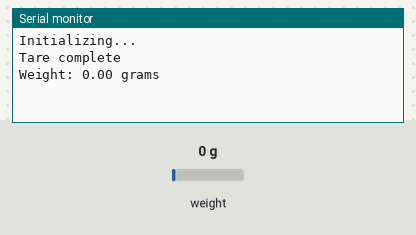
The sketch below on a simulated Arduino Uno, built with avr-gcc and run on an emulated ATmega328P. Shown: the last lines printed to the serial monitor. The test bench sets the inputs (shaded band); at power-on: weight on the scale 0 g.

Above: at 4.2 s.
4.3 s: weight on the scale set to 100 g
At 6.6 s:
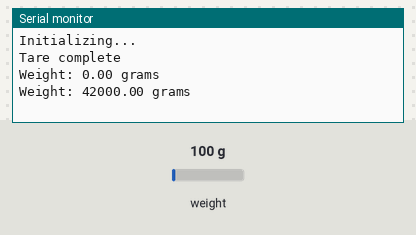
6.8 s: weight on the scale set to 1250 g
At 8.6 s:
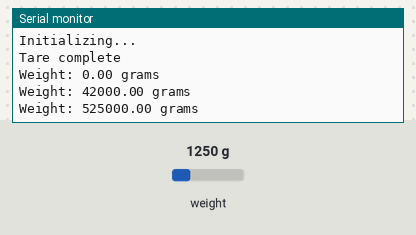
Timing chart, 0 to 10.1 s (numbered marks = the images above; inputs shaded):
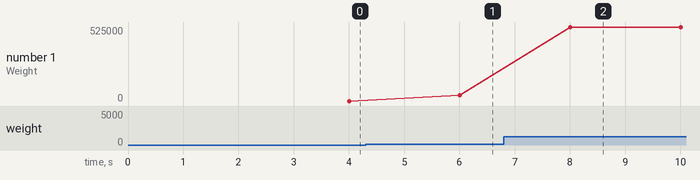

The sketch:

sketch.ino
```cpp
#include "HX711.h"

// HX711 pins
#define DT 3
#define SCK 2

HX711 scale;

float calibration_factor = -1000; // Change this after calibration

void setup() {
  Serial.begin(9600);

  scale.begin(DT, SCK);

  Serial.println("Initializing...");
  delay(2000);

  // Reset scale
  scale.set_scale();
  scale.tare();  // Reset weight to 0

  Serial.println("Tare complete");
}

void loop() {
  // Read weight
  float weight = scale.get_units(10); // average of 10 readings

  Serial.print("Weight: ");
  Serial.print(weight);
  Serial.println(" grams");

  delay(1000);
}
```

Measured:
- after the input at 4.3 s, the serial monitor: prints a new line after 1.7 s (image 1)
- after the input at 6.8 s, the serial monitor: prints a new line after 1.2 s (image 2)
- plotted number 1: 0 → 42000 after the input at 4.3 s, 42000 → 525000 after the input at 6.8 s
